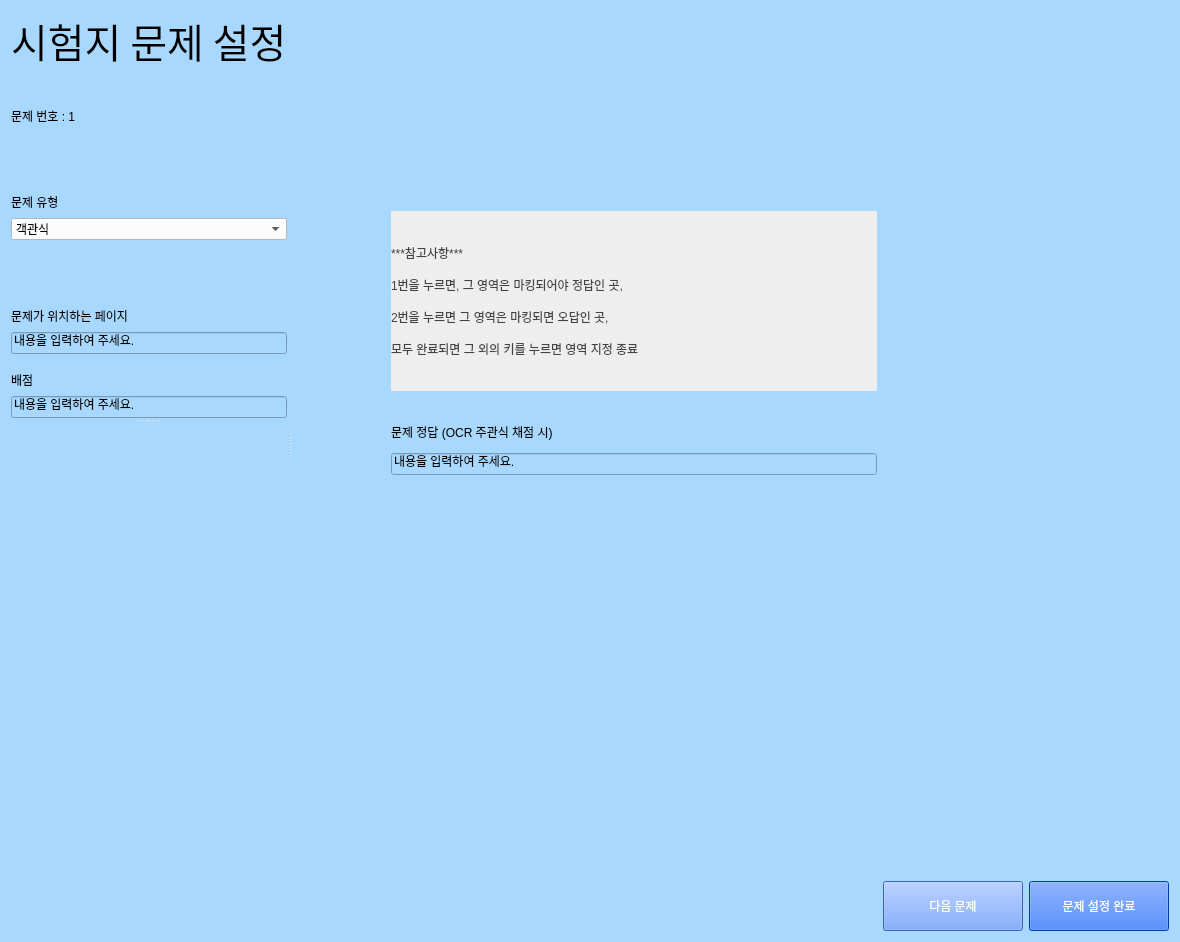
<?xml version="1.0" encoding="UTF-8"?>
<ui version="4.0">
 <class>Form</class>
 <widget class="QWidget" name="Form">
  <property name="geometry">
   <rect>
    <x>0</x>
    <y>0</y>
    <width>1180</width>
    <height>902</height>
   </rect>
  </property>
  <property name="sizePolicy">
   <sizepolicy hsizetype="Fixed" vsizetype="Fixed">
    <horstretch>0</horstretch>
    <verstretch>0</verstretch>
   </sizepolicy>
  </property>
  <property name="windowTitle">
   <string>Automatic Scoring Program</string>
  </property>
  <property name="styleSheet">
   <string notr="true">background: #a8d8fd</string>
  </property>
  <layout class="QGridLayout" name="gridLayout_2">
   <item row="0" column="0">
    <layout class="QGridLayout" name="gridLayout_3">
     <item row="0" column="0">
      <widget class="QSplitter" name="splitter_2">
       <property name="orientation">
        <enum>Qt::Horizontal</enum>
       </property>
       <widget class="QSplitter" name="splitter">
        <property name="orientation">
         <enum>Qt::Vertical</enum>
        </property>
        <widget class="QWidget" name="layoutWidget">
         <layout class="QGridLayout" name="gridLayout">
          <property name="sizeConstraint">
           <enum>QLayout::SetFixedSize</enum>
          </property>
          <item row="11" column="0">
           <widget class="QLineEdit" name="lineEdit_4">
            <property name="styleSheet">
             <string notr="true">font: 12pt &quot;나눔스퀘어&quot;;</string>
            </property>
            <property name="text">
             <string>내용을 입력하여 주세요.</string>
            </property>
           </widget>
          </item>
          <item row="10" column="0">
           <widget class="QLabel" name="descriptiveProblemNumberLabel_4">
            <property name="sizePolicy">
             <sizepolicy hsizetype="Preferred" vsizetype="Fixed">
              <horstretch>0</horstretch>
              <verstretch>0</verstretch>
             </sizepolicy>
            </property>
            <property name="minimumSize">
             <size>
              <width>100</width>
              <height>20</height>
             </size>
            </property>
            <property name="styleSheet">
             <string notr="true">font: 75 15pt &quot;나눔스퀘어 Bold&quot;;</string>
            </property>
            <property name="text">
             <string>배점</string>
            </property>
           </widget>
          </item>
          <item row="6" column="0">
           <spacer name="verticalSpacer_4">
            <property name="orientation">
             <enum>Qt::Vertical</enum>
            </property>
            <property name="sizeType">
             <enum>QSizePolicy::Fixed</enum>
            </property>
            <property name="sizeHint" stdset="0">
             <size>
              <width>20</width>
              <height>60</height>
             </size>
            </property>
           </spacer>
          </item>
          <item row="5" column="0">
           <widget class="QComboBox" name="comboBox">
            <property name="styleSheet">
             <string notr="true">background-color: rgb(255, 255, 255);
font: 12pt &quot;나눔스퀘어&quot;;</string>
            </property>
            <item>
             <property name="text">
              <string>객관식</string>
             </property>
            </item>
            <item>
             <property name="text">
              <string>주관식</string>
             </property>
            </item>
            <item>
             <property name="text">
              <string>서술형</string>
             </property>
            </item>
           </widget>
          </item>
          <item row="0" column="0">
           <widget class="QLabel" name="descriptive">
            <property name="sizePolicy">
             <sizepolicy hsizetype="Preferred" vsizetype="Fixed">
              <horstretch>0</horstretch>
              <verstretch>0</verstretch>
             </sizepolicy>
            </property>
            <property name="font">
             <font>
              <family>나눔스퀘어 ExtraBold</family>
              <pointsize>30</pointsize>
              <weight>10</weight>
              <italic>false</italic>
              <bold>false</bold>
             </font>
            </property>
            <property name="styleSheet">
             <string notr="true">font: 81 30pt &quot;나눔스퀘어 ExtraBold&quot;;</string>
            </property>
            <property name="text">
             <string>시험지 문제 설정</string>
            </property>
           </widget>
          </item>
          <item row="8" column="0">
           <widget class="QLineEdit" name="lineEdit_3">
            <property name="styleSheet">
             <string notr="true">font: 12pt &quot;나눔스퀘어&quot;;</string>
            </property>
            <property name="text">
             <string>내용을 입력하여 주세요.</string>
            </property>
           </widget>
          </item>
          <item row="2" column="0">
           <widget class="QLabel" name="descriptiveProblemNumberLabel">
            <property name="sizePolicy">
             <sizepolicy hsizetype="Preferred" vsizetype="Fixed">
              <horstretch>0</horstretch>
              <verstretch>0</verstretch>
             </sizepolicy>
            </property>
            <property name="minimumSize">
             <size>
              <width>100</width>
              <height>20</height>
             </size>
            </property>
            <property name="styleSheet">
             <string notr="true">font: 75 15pt &quot;나눔스퀘어 Bold&quot;;</string>
            </property>
            <property name="text">
             <string>문제 번호 : 1</string>
            </property>
           </widget>
          </item>
          <item row="1" column="0">
           <spacer name="verticalSpacer">
            <property name="orientation">
             <enum>Qt::Vertical</enum>
            </property>
            <property name="sizeType">
             <enum>QSizePolicy::Fixed</enum>
            </property>
            <property name="sizeHint" stdset="0">
             <size>
              <width>20</width>
              <height>30</height>
             </size>
            </property>
           </spacer>
          </item>
          <item row="4" column="0">
           <widget class="QLabel" name="descriptiveProblemNumberLabel_2">
            <property name="sizePolicy">
             <sizepolicy hsizetype="Preferred" vsizetype="Fixed">
              <horstretch>0</horstretch>
              <verstretch>0</verstretch>
             </sizepolicy>
            </property>
            <property name="minimumSize">
             <size>
              <width>100</width>
              <height>20</height>
             </size>
            </property>
            <property name="styleSheet">
             <string notr="true">font: 75 15pt &quot;나눔스퀘어 Bold&quot;;</string>
            </property>
            <property name="text">
             <string>문제 유형</string>
            </property>
           </widget>
          </item>
          <item row="3" column="0">
           <spacer name="verticalSpacer_2">
            <property name="orientation">
             <enum>Qt::Vertical</enum>
            </property>
            <property name="sizeType">
             <enum>QSizePolicy::Fixed</enum>
            </property>
            <property name="sizeHint" stdset="0">
             <size>
              <width>20</width>
              <height>60</height>
             </size>
            </property>
           </spacer>
          </item>
          <item row="7" column="0">
           <widget class="QLabel" name="descriptiveProblemNumberLabel_3">
            <property name="sizePolicy">
             <sizepolicy hsizetype="Preferred" vsizetype="Fixed">
              <horstretch>0</horstretch>
              <verstretch>0</verstretch>
             </sizepolicy>
            </property>
            <property name="minimumSize">
             <size>
              <width>100</width>
              <height>20</height>
             </size>
            </property>
            <property name="styleSheet">
             <string notr="true">font: 75 15pt &quot;나눔스퀘어 Bold&quot;;</string>
            </property>
            <property name="text">
             <string>문제가 위치하는 페이지</string>
            </property>
           </widget>
          </item>
          <item row="9" column="0">
           <spacer name="verticalSpacer_5">
            <property name="orientation">
             <enum>Qt::Vertical</enum>
            </property>
            <property name="sizeType">
             <enum>QSizePolicy::Fixed</enum>
            </property>
            <property name="sizeHint" stdset="0">
             <size>
              <width>20</width>
              <height>10</height>
             </size>
            </property>
           </spacer>
          </item>
         </layout>
        </widget>
        <widget class="QWidget" name="layoutWidget">
         <layout class="QHBoxLayout" name="horizontalLayout"/>
        </widget>
       </widget>
       <widget class="QWidget" name="layoutWidget">
        <layout class="QGridLayout" name="scroreGridLayout">
         <property name="sizeConstraint">
          <enum>QLayout::SetMinimumSize</enum>
         </property>
         <item row="1" column="1">
          <widget class="QLabel" name="label">
           <property name="sizePolicy">
            <sizepolicy hsizetype="Preferred" vsizetype="Minimum">
             <horstretch>0</horstretch>
             <verstretch>0</verstretch>
            </sizepolicy>
           </property>
           <property name="minimumSize">
            <size>
             <width>0</width>
             <height>180</height>
            </size>
           </property>
           <property name="styleSheet">
            <string notr="true">font: 75 11pt &quot;나눔스퀘어 Bold&quot;;
color: rgb(67, 67, 67);
background-color: rgb(238, 238, 238);</string>
           </property>
           <property name="text">
            <string>***참고사항***

1번을 누르면, 그 영역은 마킹되어야 정답인 곳,

2번을 누르면 그 영역은 마킹되면 오답인 곳,

모두 완료되면 그 외의 키를 누르면 영역 지정 종료</string>
           </property>
          </widget>
         </item>
         <item row="0" column="1">
          <spacer name="verticalSpacer_6">
           <property name="orientation">
            <enum>Qt::Vertical</enum>
           </property>
           <property name="sizeType">
            <enum>QSizePolicy::Fixed</enum>
           </property>
           <property name="sizeHint" stdset="0">
            <size>
             <width>20</width>
             <height>200</height>
            </size>
           </property>
          </spacer>
         </item>
         <item row="2" column="0">
          <spacer name="horizontalSpacer_5">
           <property name="orientation">
            <enum>Qt::Horizontal</enum>
           </property>
           <property name="sizeType">
            <enum>QSizePolicy::Fixed</enum>
           </property>
           <property name="sizeHint" stdset="0">
            <size>
             <width>100</width>
             <height>20</height>
            </size>
           </property>
          </spacer>
         </item>
         <item row="6" column="1">
          <spacer name="verticalSpacer_3">
           <property name="orientation">
            <enum>Qt::Vertical</enum>
           </property>
           <property name="sizeType">
            <enum>QSizePolicy::Fixed</enum>
           </property>
           <property name="sizeHint" stdset="0">
            <size>
             <width>20</width>
             <height>200</height>
            </size>
           </property>
          </spacer>
         </item>
         <item row="7" column="1">
          <spacer name="verticalSpacer_7">
           <property name="orientation">
            <enum>Qt::Vertical</enum>
           </property>
           <property name="sizeType">
            <enum>QSizePolicy::Fixed</enum>
           </property>
           <property name="sizeHint" stdset="0">
            <size>
             <width>20</width>
             <height>200</height>
            </size>
           </property>
          </spacer>
         </item>
         <item row="5" column="1">
          <widget class="QLineEdit" name="lineEdit_5">
           <property name="styleSheet">
            <string notr="true">font: 12pt &quot;나눔스퀘어&quot;;</string>
           </property>
           <property name="text">
            <string>내용을 입력하여 주세요.</string>
           </property>
          </widget>
         </item>
         <item row="4" column="1">
          <widget class="QLabel" name="descriptiveProblemNumberLabel_5">
           <property name="sizePolicy">
            <sizepolicy hsizetype="Preferred" vsizetype="Fixed">
             <horstretch>0</horstretch>
             <verstretch>0</verstretch>
            </sizepolicy>
           </property>
           <property name="minimumSize">
            <size>
             <width>100</width>
             <height>30</height>
            </size>
           </property>
           <property name="styleSheet">
            <string notr="true">font: 75 15pt &quot;나눔스퀘어 Bold&quot;;</string>
           </property>
           <property name="text">
            <string>문제 정답 (OCR 주관식 채점 시)</string>
           </property>
          </widget>
         </item>
        </layout>
       </widget>
      </widget>
     </item>
     <item row="2" column="1">
      <widget class="QPushButton" name="ResultPushButton_2">
       <property name="sizePolicy">
        <sizepolicy hsizetype="Fixed" vsizetype="Fixed">
         <horstretch>0</horstretch>
         <verstretch>0</verstretch>
        </sizepolicy>
       </property>
       <property name="minimumSize">
        <size>
         <width>140</width>
         <height>50</height>
        </size>
       </property>
       <property name="styleSheet">
        <string notr="true">font: 81 24pt &quot;나눔스퀘어 ExtraBold&quot;;
color: rgb(255, 255, 255);
background-color: rgb(83, 138, 255);</string>
       </property>
       <property name="text">
        <string>다음 문제</string>
       </property>
      </widget>
     </item>
     <item row="2" column="2">
      <widget class="QPushButton" name="ResultPushButton">
       <property name="sizePolicy">
        <sizepolicy hsizetype="Fixed" vsizetype="Fixed">
         <horstretch>0</horstretch>
         <verstretch>0</verstretch>
        </sizepolicy>
       </property>
       <property name="minimumSize">
        <size>
         <width>140</width>
         <height>50</height>
        </size>
       </property>
       <property name="styleSheet">
        <string notr="true">font: 81 24pt &quot;나눔스퀘어 ExtraBold&quot;;
color: rgb(255, 255, 255);
background-color: rgb(0, 85, 255);</string>
       </property>
       <property name="text">
        <string>문제 설정 완료</string>
       </property>
      </widget>
     </item>
    </layout>
   </item>
  </layout>
 </widget>
 <resources/>
 <connections/>
</ui>
